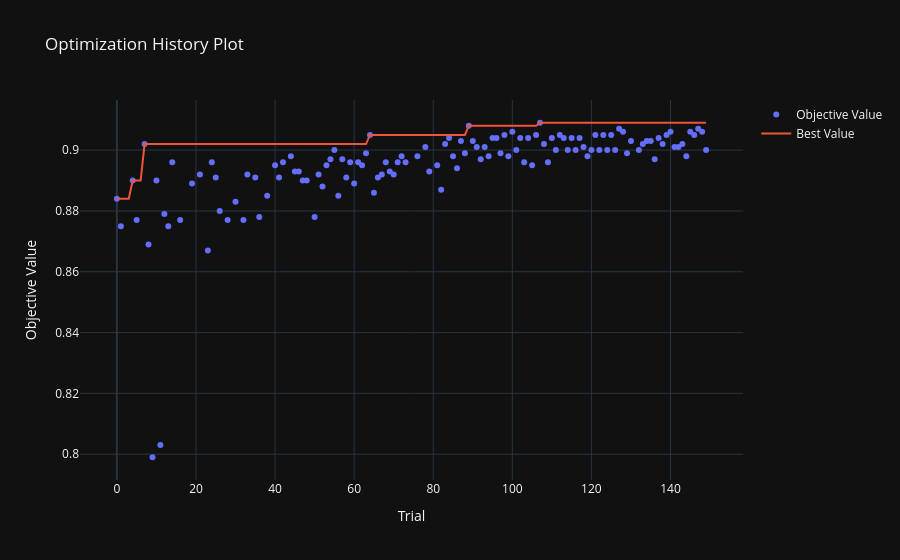

This figure's notebook cell:
### Code cell
# Visualize the optimization history for XGBoost
optuna.visualization.plot_optimization_history(xgb_study)

### Figure 1 — Plotly figure (JSON) as saved in the notebook; plotly's stock layout.template omitted (floating-point values rounded to 4 significant figures; data arrays with more than 128 entries replaced by an {"elided": "..."} marker saying what was removed)
{"data": [{"mode": "markers", "name": "Objective Value", "x": {"elided": "129 int values"}, "y": {"elided": "129 float values"}, "type": "scatter"}, {"mode": "lines", "name": "Best Value", "x": {"elided": "150 int values"}, "y": {"elided": "150 float values"}, "type": "scatter"}, {"marker": {"color": "#cccccc"}, "mode": "markers", "name": "Infeasible Trial", "showlegend": false, "x": [], "y": [], "type": "scatter"}], "layout": {"title": {"text": "Optimization History Plot"}, "xaxis": {"title": {"text": "Trial"}}, "yaxis": {"title": {"text": "Objective Value"}}}}
